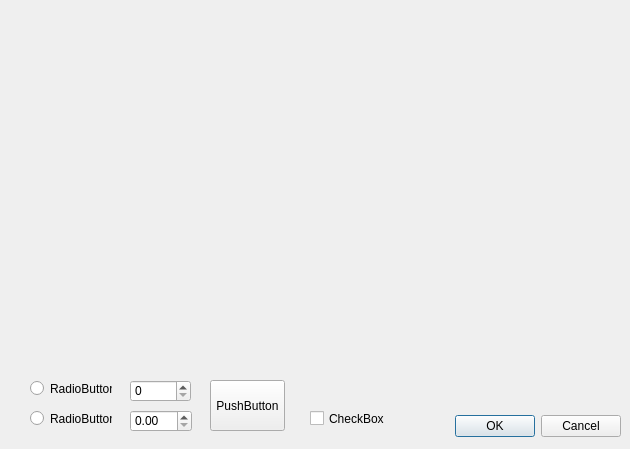
<?xml version="1.0" encoding="UTF-8"?>
<ui version="4.0">
 <class>Dialog</class>
 <widget class="QDialog" name="Dialog">
  <property name="geometry">
   <rect>
    <x>0</x>
    <y>0</y>
    <width>630</width>
    <height>449</height>
   </rect>
  </property>
  <property name="windowTitle">
   <string>Dialog</string>
  </property>
  <widget class="QDialogButtonBox" name="buttonBox">
   <property name="geometry">
    <rect>
     <x>430</x>
     <y>410</y>
     <width>191</width>
     <height>32</height>
    </rect>
   </property>
   <property name="orientation">
    <enum>Qt::Horizontal</enum>
   </property>
   <property name="standardButtons">
    <set>QDialogButtonBox::Cancel|QDialogButtonBox::Ok</set>
   </property>
  </widget>
  <widget class="QRadioButton" name="radioButton">
   <property name="geometry">
    <rect>
     <x>30</x>
     <y>380</y>
     <width>82</width>
     <height>17</height>
    </rect>
   </property>
   <property name="text">
    <string>RadioButton</string>
   </property>
  </widget>
  <widget class="QRadioButton" name="radioButton_2">
   <property name="geometry">
    <rect>
     <x>30</x>
     <y>410</y>
     <width>82</width>
     <height>17</height>
    </rect>
   </property>
   <property name="text">
    <string>RadioButton</string>
   </property>
  </widget>
  <widget class="QPushButton" name="pushButton">
   <property name="geometry">
    <rect>
     <x>210</x>
     <y>380</y>
     <width>75</width>
     <height>51</height>
    </rect>
   </property>
   <property name="text">
    <string>PushButton</string>
   </property>
  </widget>
  <widget class="QSpinBox" name="spinBox">
   <property name="geometry">
    <rect>
     <x>130</x>
     <y>380</y>
     <width>61</width>
     <height>22</height>
    </rect>
   </property>
  </widget>
  <widget class="QDoubleSpinBox" name="doubleSpinBox">
   <property name="geometry">
    <rect>
     <x>130</x>
     <y>410</y>
     <width>62</width>
     <height>22</height>
    </rect>
   </property>
  </widget>
  <widget class="QGLViewer" name="viewer">
   <property name="geometry">
    <rect>
     <x>10</x>
     <y>10</y>
     <width>601</width>
     <height>361</height>
    </rect>
   </property>
  </widget>
  <widget class="QCheckBox" name="checkBox">
   <property name="geometry">
    <rect>
     <x>310</x>
     <y>410</y>
     <width>91</width>
     <height>17</height>
    </rect>
   </property>
   <property name="text">
    <string>CheckBox</string>
   </property>
  </widget>
 </widget>
 <customwidgets>
  <customwidget>
   <class>QGLViewer</class>
   <extends>QWidget</extends>
   <header>QGLViewer/qglviewer.h</header>
  </customwidget>
 </customwidgets>
 <resources/>
 <connections>
  <connection>
   <sender>buttonBox</sender>
   <signal>accepted()</signal>
   <receiver>Dialog</receiver>
   <slot>accept()</slot>
   <hints>
    <hint type="sourcelabel">
     <x>248</x>
     <y>254</y>
    </hint>
    <hint type="destinationlabel">
     <x>157</x>
     <y>274</y>
    </hint>
   </hints>
  </connection>
  <connection>
   <sender>buttonBox</sender>
   <signal>rejected()</signal>
   <receiver>Dialog</receiver>
   <slot>reject()</slot>
   <hints>
    <hint type="sourcelabel">
     <x>316</x>
     <y>260</y>
    </hint>
    <hint type="destinationlabel">
     <x>286</x>
     <y>274</y>
    </hint>
   </hints>
  </connection>
 </connections>
</ui>
